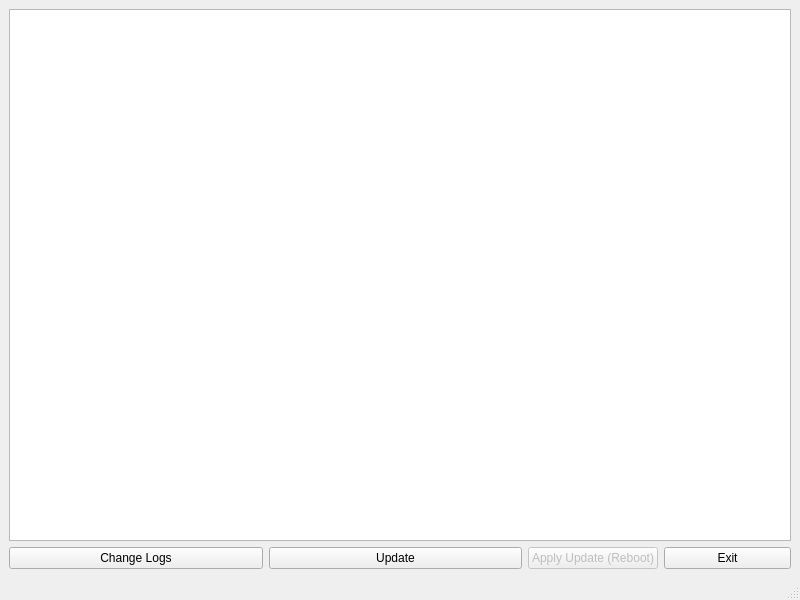
<?xml version="1.0" encoding="UTF-8"?>
<ui version="4.0">
 <class>MainWindow</class>
 <widget class="QMainWindow" name="MainWindow">
  <property name="geometry">
   <rect>
    <x>0</x>
    <y>0</y>
    <width>800</width>
    <height>600</height>
   </rect>
  </property>
  <property name="windowTitle">
   <string>MainWindow</string>
  </property>
  <widget class="QWidget" name="centralwidget">
   <layout class="QVBoxLayout" name="verticalLayout">
    <item>
     <widget class="QTextBrowser" name="text">
      <property name="autoFormatting">
       <set>QTextEdit::AutoFormattingFlag::AutoNone</set>
      </property>
      <property name="openExternalLinks">
       <bool>true</bool>
      </property>
     </widget>
    </item>
    <item>
     <layout class="QHBoxLayout" name="horizontalLayout">
      <item>
       <widget class="QPushButton" name="change_logs">
        <property name="sizePolicy">
         <sizepolicy hsizetype="Minimum" vsizetype="Fixed">
          <horstretch>2</horstretch>
          <verstretch>0</verstretch>
         </sizepolicy>
        </property>
        <property name="text">
         <string>Change Logs</string>
        </property>
       </widget>
      </item>
      <item>
       <widget class="QPushButton" name="update">
        <property name="sizePolicy">
         <sizepolicy hsizetype="Minimum" vsizetype="Fixed">
          <horstretch>2</horstretch>
          <verstretch>0</verstretch>
         </sizepolicy>
        </property>
        <property name="text">
         <string>Update</string>
        </property>
       </widget>
      </item>
      <item>
       <widget class="QPushButton" name="reboot">
        <property name="enabled">
         <bool>false</bool>
        </property>
        <property name="sizePolicy">
         <sizepolicy hsizetype="Minimum" vsizetype="Fixed">
          <horstretch>1</horstretch>
          <verstretch>0</verstretch>
         </sizepolicy>
        </property>
        <property name="text">
         <string>Apply Update (Reboot)</string>
        </property>
       </widget>
      </item>
      <item>
       <widget class="QPushButton" name="exit">
        <property name="sizePolicy">
         <sizepolicy hsizetype="Minimum" vsizetype="Fixed">
          <horstretch>1</horstretch>
          <verstretch>0</verstretch>
         </sizepolicy>
        </property>
        <property name="text">
         <string>Exit</string>
        </property>
       </widget>
      </item>
     </layout>
    </item>
   </layout>
  </widget>
  <widget class="QStatusBar" name="statusbar"/>
 </widget>
 <resources/>
 <connections/>
</ui>
